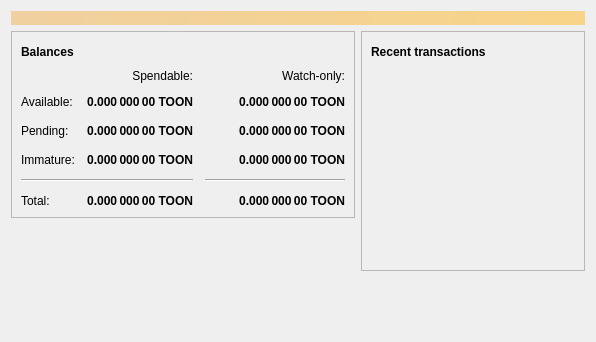
<?xml version="1.0" encoding="UTF-8"?>
<ui version="4.0">
 <class>OverviewPage</class>
 <widget class="QWidget" name="OverviewPage">
  <property name="geometry">
   <rect>
    <x>0</x>
    <y>0</y>
    <width>596</width>
    <height>342</height>
   </rect>
  </property>
  <property name="windowTitle">
   <string>Form</string>
  </property>
  <layout class="QVBoxLayout" name="topLayout">
   <item>
    <widget class="QLabel" name="labelAlerts">
     <property name="visible">
      <bool>false</bool>
     </property>
     <property name="styleSheet">
      <string notr="true">QLabel { background-color: qlineargradient(x1: 0, y1: 0, x2: 1, y2: 0, stop:0 #F0D0A0, stop:1 #F8D488); color:#000000; }</string>
     </property>
     <property name="wordWrap">
      <bool>true</bool>
     </property>
     <property name="margin">
      <number>3</number>
     </property>
     <property name="textInteractionFlags">
      <set>Qt::TextSelectableByMouse</set>
     </property>
    </widget>
   </item>
   <item>
    <layout class="QHBoxLayout" name="horizontalLayout" stretch="1,1">
     <item>
      <layout class="QVBoxLayout" name="verticalLayout_2">
       <item>
        <widget class="QFrame" name="frame">
         <property name="frameShape">
          <enum>QFrame::StyledPanel</enum>
         </property>
         <property name="frameShadow">
          <enum>QFrame::Raised</enum>
         </property>
         <layout class="QVBoxLayout" name="verticalLayout_4">
          <item>
           <layout class="QHBoxLayout" name="horizontalLayout_4">
            <item>
             <widget class="QLabel" name="label_5">
              <property name="font">
               <font>
                <weight>75</weight>
                <bold>true</bold>
               </font>
              </property>
              <property name="text">
               <string>Balances</string>
              </property>
             </widget>
            </item>
            <item>
             <widget class="QPushButton" name="labelWalletStatus">
              <property name="enabled">
               <bool>true</bool>
              </property>
              <property name="maximumSize">
               <size>
                <width>30</width>
                <height>16777215</height>
               </size>
              </property>
              <property name="toolTip">
               <string>The displayed information may be out of date. Your wallet automatically synchronizes with the Tooncoin network after a connection is established, but this process has not completed yet.</string>
              </property>
              <property name="text">
               <string/>
              </property>
              <property name="icon">
               <iconset resource="../bitcoin.qrc">
                <normaloff>:/icons/warning</normaloff>
                <disabledoff>:/icons/warning</disabledoff>:/icons/warning</iconset>
              </property>
              <property name="iconSize">
               <size>
                <width>24</width>
                <height>24</height>
               </size>
              </property>
              <property name="flat">
               <bool>true</bool>
              </property>
             </widget>
            </item>
            <item>
             <spacer name="horizontalSpacer_3">
              <property name="orientation">
               <enum>Qt::Horizontal</enum>
              </property>
              <property name="sizeHint" stdset="0">
               <size>
                <width>40</width>
                <height>20</height>
               </size>
              </property>
             </spacer>
            </item>
           </layout>
          </item>
          <item>
           <layout class="QGridLayout" name="gridLayout">
            <property name="spacing">
             <number>12</number>
            </property>
            <item row="2" column="2">
             <widget class="QLabel" name="labelWatchPending">
              <property name="font">
               <font>
                <weight>75</weight>
                <bold>true</bold>
               </font>
              </property>
              <property name="cursor">
               <cursorShape>IBeamCursor</cursorShape>
              </property>
              <property name="toolTip">
               <string>Unconfirmed transactions to watch-only addresses</string>
              </property>
              <property name="text">
               <string notr="true">0.000 000 00 TOON</string>
              </property>
              <property name="alignment">
               <set>Qt::AlignRight|Qt::AlignTrailing|Qt::AlignVCenter</set>
              </property>
              <property name="textInteractionFlags">
               <set>Qt::LinksAccessibleByMouse|Qt::TextSelectableByKeyboard|Qt::TextSelectableByMouse</set>
              </property>
             </widget>
            </item>
            <item row="2" column="1">
             <widget class="QLabel" name="labelUnconfirmed">
              <property name="font">
               <font>
                <weight>75</weight>
                <bold>true</bold>
               </font>
              </property>
              <property name="cursor">
               <cursorShape>IBeamCursor</cursorShape>
              </property>
              <property name="toolTip">
               <string>Total of transactions that have yet to be confirmed, and do not yet count toward the spendable balance</string>
              </property>
              <property name="text">
               <string notr="true">0.000 000 00 TOON</string>
              </property>
              <property name="alignment">
               <set>Qt::AlignRight|Qt::AlignTrailing|Qt::AlignVCenter</set>
              </property>
              <property name="textInteractionFlags">
               <set>Qt::LinksAccessibleByMouse|Qt::TextSelectableByKeyboard|Qt::TextSelectableByMouse</set>
              </property>
             </widget>
            </item>
            <item row="3" column="2">
             <widget class="QLabel" name="labelWatchImmature">
              <property name="font">
               <font>
                <weight>75</weight>
                <bold>true</bold>
               </font>
              </property>
              <property name="cursor">
               <cursorShape>IBeamCursor</cursorShape>
              </property>
              <property name="toolTip">
               <string>Mined balance in watch-only addresses that has not yet matured</string>
              </property>
              <property name="text">
               <string notr="true">0.000 000 00 TOON</string>
              </property>
              <property name="alignment">
               <set>Qt::AlignRight|Qt::AlignTrailing|Qt::AlignVCenter</set>
              </property>
              <property name="textInteractionFlags">
               <set>Qt::LinksAccessibleByMouse|Qt::TextSelectableByKeyboard|Qt::TextSelectableByMouse</set>
              </property>
             </widget>
            </item>
            <item row="4" column="0" colspan="2">
             <widget class="Line" name="line">
              <property name="orientation">
               <enum>Qt::Horizontal</enum>
              </property>
             </widget>
            </item>
            <item row="4" column="2">
             <widget class="Line" name="lineWatchBalance">
              <property name="sizePolicy">
               <sizepolicy hsizetype="Preferred" vsizetype="Fixed">
                <horstretch>0</horstretch>
                <verstretch>0</verstretch>
               </sizepolicy>
              </property>
              <property name="minimumSize">
               <size>
                <width>140</width>
                <height>0</height>
               </size>
              </property>
              <property name="orientation">
               <enum>Qt::Horizontal</enum>
              </property>
             </widget>
            </item>
            <item row="5" column="0">
             <widget class="QLabel" name="labelTotalText">
              <property name="text">
               <string>Total:</string>
              </property>
             </widget>
            </item>
            <item row="3" column="1">
             <widget class="QLabel" name="labelImmature">
              <property name="font">
               <font>
                <weight>75</weight>
                <bold>true</bold>
               </font>
              </property>
              <property name="cursor">
               <cursorShape>IBeamCursor</cursorShape>
              </property>
              <property name="toolTip">
               <string>Mined balance that has not yet matured</string>
              </property>
              <property name="text">
               <string notr="true">0.000 000 00 TOON</string>
              </property>
              <property name="alignment">
               <set>Qt::AlignRight|Qt::AlignTrailing|Qt::AlignVCenter</set>
              </property>
              <property name="textInteractionFlags">
               <set>Qt::LinksAccessibleByMouse|Qt::TextSelectableByKeyboard|Qt::TextSelectableByMouse</set>
              </property>
             </widget>
            </item>
            <item row="2" column="3">
             <spacer name="horizontalSpacer_2">
              <property name="orientation">
               <enum>Qt::Horizontal</enum>
              </property>
              <property name="sizeHint" stdset="0">
               <size>
                <width>40</width>
                <height>20</height>
               </size>
              </property>
             </spacer>
            </item>
            <item row="3" column="0">
             <widget class="QLabel" name="labelImmatureText">
              <property name="text">
               <string>Immature:</string>
              </property>
             </widget>
            </item>
            <item row="5" column="1">
             <widget class="QLabel" name="labelTotal">
              <property name="font">
               <font>
                <weight>75</weight>
                <bold>true</bold>
               </font>
              </property>
              <property name="cursor">
               <cursorShape>IBeamCursor</cursorShape>
              </property>
              <property name="toolTip">
               <string>Your current total balance</string>
              </property>
              <property name="text">
               <string notr="true">0.000 000 00 TOON</string>
              </property>
              <property name="alignment">
               <set>Qt::AlignRight|Qt::AlignTrailing|Qt::AlignVCenter</set>
              </property>
              <property name="textInteractionFlags">
               <set>Qt::LinksAccessibleByMouse|Qt::TextSelectableByKeyboard|Qt::TextSelectableByMouse</set>
              </property>
             </widget>
            </item>
            <item row="5" column="2">
             <widget class="QLabel" name="labelWatchTotal">
              <property name="font">
               <font>
                <weight>75</weight>
                <bold>true</bold>
               </font>
              </property>
              <property name="cursor">
               <cursorShape>IBeamCursor</cursorShape>
              </property>
              <property name="toolTip">
               <string>Current total balance in watch-only addresses</string>
              </property>
              <property name="text">
               <string notr="true">0.000 000 00 TOON</string>
              </property>
              <property name="alignment">
               <set>Qt::AlignRight|Qt::AlignTrailing|Qt::AlignVCenter</set>
              </property>
              <property name="textInteractionFlags">
               <set>Qt::LinksAccessibleByMouse|Qt::TextSelectableByKeyboard|Qt::TextSelectableByMouse</set>
              </property>
             </widget>
            </item>
            <item row="0" column="2">
             <widget class="QLabel" name="labelWatchonly">
              <property name="text">
               <string>Watch-only:</string>
              </property>
              <property name="alignment">
               <set>Qt::AlignRight|Qt::AlignTrailing|Qt::AlignVCenter</set>
              </property>
             </widget>
            </item>
            <item row="1" column="0">
             <widget class="QLabel" name="labelBalanceText">
              <property name="text">
               <string>Available:</string>
              </property>
             </widget>
            </item>
            <item row="1" column="1">
             <widget class="QLabel" name="labelBalance">
              <property name="font">
               <font>
                <weight>75</weight>
                <bold>true</bold>
               </font>
              </property>
              <property name="cursor">
               <cursorShape>IBeamCursor</cursorShape>
              </property>
              <property name="toolTip">
               <string>Your current spendable balance</string>
              </property>
              <property name="text">
               <string notr="true">0.000 000 00 TOON</string>
              </property>
              <property name="alignment">
               <set>Qt::AlignRight|Qt::AlignTrailing|Qt::AlignVCenter</set>
              </property>
              <property name="textInteractionFlags">
               <set>Qt::LinksAccessibleByMouse|Qt::TextSelectableByKeyboard|Qt::TextSelectableByMouse</set>
              </property>
             </widget>
            </item>
            <item row="1" column="2">
             <widget class="QLabel" name="labelWatchAvailable">
              <property name="font">
               <font>
                <weight>75</weight>
                <bold>true</bold>
               </font>
              </property>
              <property name="cursor">
               <cursorShape>IBeamCursor</cursorShape>
              </property>
              <property name="toolTip">
               <string>Your current balance in watch-only addresses</string>
              </property>
              <property name="text">
               <string notr="true">0.000 000 00 TOON</string>
              </property>
              <property name="alignment">
               <set>Qt::AlignRight|Qt::AlignTrailing|Qt::AlignVCenter</set>
              </property>
              <property name="textInteractionFlags">
               <set>Qt::LinksAccessibleByMouse|Qt::TextSelectableByKeyboard|Qt::TextSelectableByMouse</set>
              </property>
             </widget>
            </item>
            <item row="2" column="0">
             <widget class="QLabel" name="labelPendingText">
              <property name="text">
               <string>Pending:</string>
              </property>
             </widget>
            </item>
            <item row="0" column="1">
             <widget class="QLabel" name="labelSpendable">
              <property name="text">
               <string>Spendable:</string>
              </property>
              <property name="alignment">
               <set>Qt::AlignRight|Qt::AlignTrailing|Qt::AlignVCenter</set>
              </property>
             </widget>
            </item>
           </layout>
          </item>
         </layout>
        </widget>
       </item>
       <item>
        <spacer name="verticalSpacer">
         <property name="orientation">
          <enum>Qt::Vertical</enum>
         </property>
         <property name="sizeHint" stdset="0">
          <size>
           <width>20</width>
           <height>40</height>
          </size>
         </property>
        </spacer>
       </item>
      </layout>
     </item>
     <item>
      <layout class="QVBoxLayout" name="verticalLayout_3">
       <item>
        <widget class="QFrame" name="frame_2">
         <property name="frameShape">
          <enum>QFrame::StyledPanel</enum>
         </property>
         <property name="frameShadow">
          <enum>QFrame::Raised</enum>
         </property>
         <layout class="QVBoxLayout" name="verticalLayout">
          <item>
           <layout class="QHBoxLayout" name="horizontalLayout_2">
            <item>
             <widget class="QLabel" name="label_4">
              <property name="font">
               <font>
                <weight>75</weight>
                <bold>true</bold>
               </font>
              </property>
              <property name="text">
               <string>Recent transactions</string>
              </property>
             </widget>
            </item>
            <item>
             <widget class="QPushButton" name="labelTransactionsStatus">
              <property name="enabled">
               <bool>true</bool>
              </property>
              <property name="maximumSize">
               <size>
                <width>30</width>
                <height>16777215</height>
               </size>
              </property>
              <property name="toolTip">
               <string>The displayed information may be out of date. Your wallet automatically synchronizes with the Tooncoin network after a connection is established, but this process has not completed yet.</string>
              </property>
              <property name="text">
               <string/>
              </property>
              <property name="icon">
               <iconset resource="../bitcoin.qrc">
                <normaloff>:/icons/warning</normaloff>
                <disabledoff>:/icons/warning</disabledoff>:/icons/warning</iconset>
              </property>
              <property name="iconSize">
               <size>
                <width>24</width>
                <height>24</height>
               </size>
              </property>
              <property name="flat">
               <bool>true</bool>
              </property>
             </widget>
            </item>
            <item>
             <spacer name="horizontalSpacer">
              <property name="orientation">
               <enum>Qt::Horizontal</enum>
              </property>
              <property name="sizeHint" stdset="0">
               <size>
                <width>40</width>
                <height>20</height>
               </size>
              </property>
             </spacer>
            </item>
           </layout>
          </item>
          <item>
           <widget class="QListView" name="listTransactions">
            <property name="styleSheet">
             <string notr="true">QListView { background: transparent; }</string>
            </property>
            <property name="frameShape">
             <enum>QFrame::NoFrame</enum>
            </property>
            <property name="verticalScrollBarPolicy">
             <enum>Qt::ScrollBarAlwaysOff</enum>
            </property>
            <property name="horizontalScrollBarPolicy">
             <enum>Qt::ScrollBarAlwaysOff</enum>
            </property>
            <property name="selectionMode">
             <enum>QAbstractItemView::NoSelection</enum>
            </property>
           </widget>
          </item>
         </layout>
        </widget>
       </item>
       <item>
        <spacer name="verticalSpacer_2">
         <property name="orientation">
          <enum>Qt::Vertical</enum>
         </property>
         <property name="sizeHint" stdset="0">
          <size>
           <width>20</width>
           <height>40</height>
          </size>
         </property>
        </spacer>
       </item>
      </layout>
     </item>
    </layout>
   </item>
  </layout>
 </widget>
 <resources/>
 <connections/>
</ui>
